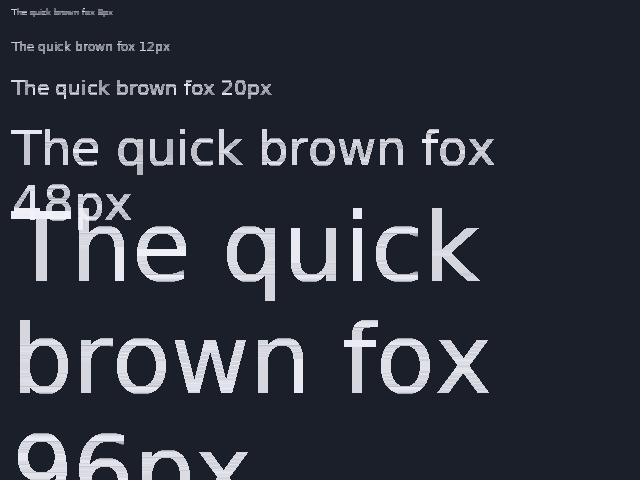
#> input picture docs/notes/apx-269-text-screenshot/text-screenshot/freetype/sizes.png, 640 x 480 px, found by its file name; the run also reads 2 pictures not shown here
$ python apx-311-make-compare.py
#> lines starting #> are read from the running program, lines starting #| are printed output that depends on the picture; long printed decimals are rounded
#!/usr/bin/env python3
"""APX-311 evidence: crop metrics + comparison plates (not part of the product)."""

from __future__ import annotations

import os
from pathlib import Path

from PIL import Image, ImageDraw, ImageFont, ImageChops, ImageEnhance, ImageOps

ROOT = Path(__file__).resolve().parent
NOW = ROOT / "apx-311-text-screenshot/text-screenshot/msdf"
OLD = ROOT / "apx-269-text-screenshot/text-screenshot/msdf"
FT = ROOT / "apx-269-text-screenshot/text-screenshot/freetype"
OUT = ROOT / "apx-311-text-screenshot/compare"
OUT.mkdir(parents=True, exist_ok=True)

# Rec. 601 luminance
def luma(px):
    r, g, b = px[:3]
    return 0.299 * r + 0.587 * g + 0.114 * b


def load(p: Path) -> Image.Image:
    return Image.open(p).convert("RGB")
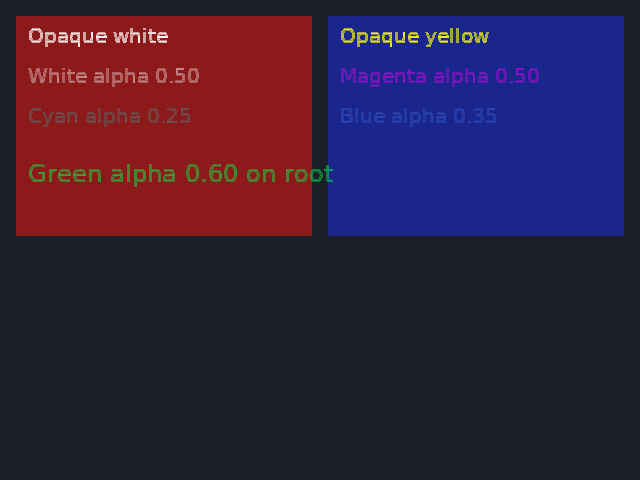
#> input picture docs/notes/apx-269-text-screenshot/text-screenshot/freetype/colors_alpha.png, 640 x 480 px, found by its file name
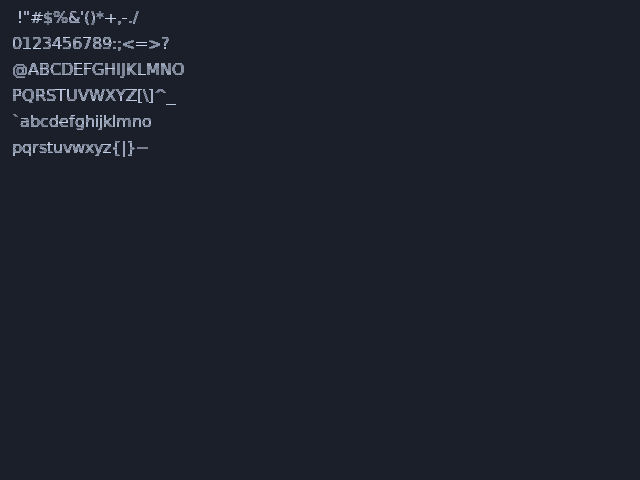
#> input picture docs/notes/apx-269-text-screenshot/text-screenshot/freetype/glyph_grid.png, 640 x 480 px, found by its file name
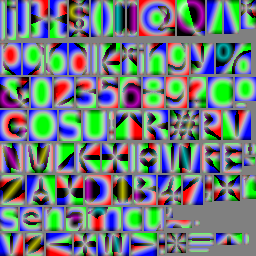
#> input picture docs/notes/apx-269-text-screenshot/text-screenshot/msdf/atlas_msdf.png, 256 x 256 px, found by its file name
#> in load, returned value is the input picture: PIL image 256x256 RGB; mean R, G, B 112.6, 124.4, 127.9


def crop(im: Image.Image, box):
    return im.crop(box)


def ink_stats(im: Image.Image, bg_sample_box=None):
    """Ink = pixels whose luma differs from local background by > 8."""
    px = im.load()
    w, h = im.size
    if bg_sample_box is None:
        # top-left 4x4 mean as background
        acc = 0.0
        n = 0
        for y in range(min(4, h)):
            for x in range(min(4, w)):
                acc += luma(px[x, y])
                n += 1
        bg = acc / max(n, 1)
    else:
        x0, y0, x1, y1 = bg_sample_box
        acc = 0.0
        n = 0
        for y in range(y0, y1):
            for x in range(x0, x1):
                acc += luma(px[x, y])
                n += 1
        bg = acc / max(n, 1)

    ink = 0
    peak = 0.0
    mean_acc = 0.0
    rgb_acc = [0.0, 0.0, 0.0]
    max_rg = 0
    max_rb = 0
    for y in range(h):
        for x in range(w):
            p = px[x, y]
            L = luma(p)
            if abs(L - bg) > 8.0:
                ink += 1
                peak = max(peak, L)
                mean_acc += L
                rgb_acc[0] += p[0]
                rgb_acc[1] += p[1]
                rgb_acc[2] += p[2]
                max_rg = max(max_rg, abs(p[0] - p[1]))
                max_rb = max(max_rb, abs(p[0] - p[2]))
    mean_L = (mean_acc / ink) if ink else 0.0
    mean_rgb = tuple(c / ink for c in rgb_acc) if ink else (0, 0, 0)
    return {
        "ink": ink,
        "peakL": peak,
        "meanL": mean_L,
        "meanRGB": mean_rgb,
        "max_rg": max_rg,
        "max_rb": max_rb,
        "bg": bg,
        "w": w,
        "h": h,
    }


def nearest_up(im: Image.Image, scale: int) -> Image.Image:
    return im.resize((im.width * scale, im.height * scale), Image.NEAREST)


def label_plate(im: Image.Image, text: str) -> Image.Image:
#> called with text = 'now MSDF (APX-311)'
    pad = 18
    out = Image.new("RGB", (im.width, im.height + pad), (18, 20, 24))
    out.paste(im, (0, pad))
    d = ImageDraw.Draw(out)
    d.text((4, 2), text, fill=(220, 220, 230))
    return out


def hstack(imgs, gap=6, bg=(12, 14, 18)):
#> called with gap = 6, bg = (12, 14, 18)
    h = max(i.height for i in imgs)
#> h = 498
    w = sum(i.width for i in imgs) + gap * (len(imgs) - 1)
#> w = 1932
    out = Image.new("RGB", (w, h), bg)
#> out: PIL image 1932x498 RGB
    x = 0
    for i in imgs:
        out.paste(i, (x, 0))
        x += i.width + gap
#> this loop made 3 passes
#> x on passes 1 to 3: 646, 1292, 1938
#> after the loop, x = 1938
    return out


def vstack(imgs, gap=6, bg=(12, 14, 18)):
    w = max(i.width for i in imgs)
    h = sum(i.height for i in imgs) + gap * (len(imgs) - 1)
    out = Image.new("RGB", (w, h), bg)
    y = 0
    for i in imgs:
        out.paste(i, (0, y))
        y += i.height + gap
    return out


def diff_x(a: Image.Image, b: Image.Image, scale=2) -> Image.Image:
    a = a.convert("RGB")
    b = b.convert("RGB")
    if a.size != b.size:
        b = b.resize(a.size, Image.NEAREST)
    d = ImageChops.difference(a, b)
    # amplify
    enh = ImageEnhance.Brightness(d)
    d = enh.enhance(4.0)
    return nearest_up(d, scale)


def trio(now, ft, old, labels, scale=4):
    plates = [
        label_plate(nearest_up(now, scale), labels[0]),
        label_plate(nearest_up(ft, scale), labels[1]),
        label_plate(nearest_up(old, scale), labels[2]),
    ]
    return hstack(plates)


def first_ink_span(im: Image.Image, y0, y1):
    px = im.load()
    w, h = im.size
    xmin, xmax = w, -1
    ymin, ymax = h, -1
    for y in range(y0, min(y1, h)):
        for x in range(w):
            if luma(px[x, y]) > 40:
                xmin = min(xmin, x)
                xmax = max(xmax, x)
                ymin = min(ymin, y)
                ymax = max(ymax, y)
    return xmin, ymin, xmax, ymax


def main():
    now_sizes = load(NOW / "sizes.png")
    ft_sizes = load(FT / "sizes.png")
    old_sizes = load(OLD / "sizes.png")
    now_pang = load(NOW / "pangram.png")
    ft_pang = load(FT / "pangram.png")
    old_pang = load(OLD / "pangram.png")
    now_col = load(NOW / "colors_alpha.png")
    ft_col = load(FT / "colors_alpha.png")
    old_col = load(OLD / "colors_alpha.png")
    now_sc = load(NOW / "scaled.png")
    ft_sc = load(FT / "scaled.png")
    old_sc = load(OLD / "scaled.png")
    now_gr = load(NOW / "glyph_grid.png")
    ft_gr = load(FT / "glyph_grid.png")
    old_gr = load(OLD / "glyph_grid.png")
    now_at = load(NOW / "atlas_msdf.png")
    old_at = load(OLD / "atlas_msdf.png")

    # Scene-derived crops (640x480, label tops from harness)
    crops = {
        "sizes_8px": (12, 8, 220, 32),
        "sizes_12px": (12, 40, 280, 70),
        "sizes_20px": (12, 76, 360, 116),
        "sizes_48_The": (12, 120, 220, 188),
        "sizes_96_T": (12, 192, 90, 300),
        "sizes_96_brown": (12, 300, 420, 410),
        "pangram_head": (16, 16, 260, 52),
        "pangram_punct": (16, 36, 420, 72),
        "colors_white": (28, 24, 200, 52),
        "colors_yellow": (340, 24, 520, 52),
        "colors_magenta": (340, 64, 560, 94),
        "colors_green": (28, 160, 420, 200),
        "scaled_28px": (16, 16, 520, 56),
        "scaled_6px": (16, 208, 280, 236),
        "grid_row0": (12, 8, 260, 34),
        "grid_last": (12, 138, 280, 170),
        "atlas_tl": (0, 0, 80, 80),
        "atlas_mid": (88, 88, 168, 168),
    }

    # Full-frame side-by-sides at 1x (now | ft | old)
    def sbs3(a, b, c, name):
        plate = hstack(
            [
                label_plate(a, "now MSDF (APX-311)"),
                label_plate(b, "FreeType ref (APX-269)"),
                label_plate(c, "pre-fix MSDF (APX-269)"),
            ]
        )
        plate.save(OUT / f"{name}_side_by_side.png")

    sbs3(now_sizes, ft_sizes, old_sizes, "sizes")
    sbs3(now_pang, ft_pang, old_pang, "pangram")
#> the loop in hstack (call 2), `for i in imgs:` made 3 passes
    sbs3(now_col, ft_col, old_col, "colors_alpha")
    sbs3(now_sc, ft_sc, old_sc, "scaled")
    sbs3(now_gr, ft_gr, old_gr, "glyph_grid")
#> the loop in hstack (call 5), `for i in imgs:` made 3 passes
#> after the loop in hstack (call 5), `for i in imgs:`:
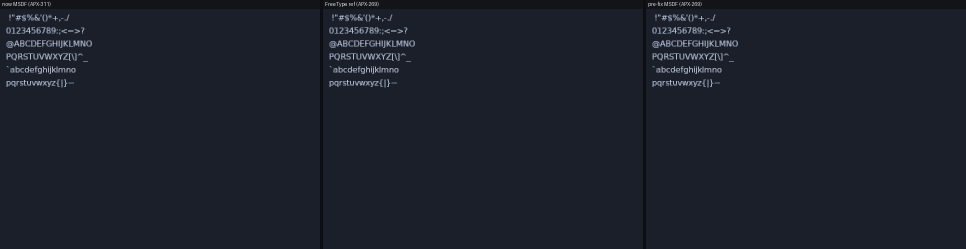
#> out: PIL image 1932x498 RGB (shown at 1/2 size); mean R, G, B 27.5, 32.4, 42.3

    # Diffs now vs ft and now vs old
    for name, a, b, c in (
        ("sizes", now_sizes, ft_sizes, old_sizes),
        ("pangram", now_pang, ft_pang, old_pang),
        ("colors_alpha", now_col, ft_col, old_col),
        ("scaled", now_sc, ft_sc, old_sc),
        ("glyph_grid", now_gr, ft_gr, old_gr),
    ):
        diff_x(a, b, 2).save(OUT / f"{name}_diff_vs_ft_x2.png")
        diff_x(a, c, 2).save(OUT / f"{name}_diff_vs_old_x2.png")
#> this loop made 5 passes
#> name on passes 1 to 5: 'sizes', 'pangram', 'colors_alpha', 'scaled', 'glyph_grid'

    # Zooms / trios
    trio_specs = [
        ("sizes_8px_trio", "sizes", "sizes_8px", 6),
        ("sizes_12px_trio", "sizes", "sizes_12px", 5),
        ("sizes_20px_trio", "sizes", "sizes_20px", 4),
        ("sizes_48_The_trio", "sizes", "sizes_48_The", 3),
        ("sizes_96_T_trio", "sizes", "sizes_96_T", 3),
        ("sizes_96_brown_trio", "sizes", "sizes_96_brown", 2),
        ("pangram_head_trio", "pangram", "pangram_head", 4),
        ("pangram_punct_trio", "pangram", "pangram_punct", 3),
        ("colors_yellow_trio", "colors", "colors_yellow", 4),
        ("colors_white_trio", "colors", "colors_white", 4),
        ("colors_magenta_trio", "colors", "colors_magenta", 4),
        ("colors_green_trio", "colors", "colors_green", 3),
        ("scaled_28px_trio", "scaled", "scaled_28px", 3),
        ("scaled_6px_trio", "scaled", "scaled_6px", 6),
        ("grid_row0_trio", "grid", "grid_row0", 4),
        ("grid_last_trio", "grid", "grid_last", 4),
    ]
    srcs = {
        "sizes": (now_sizes, ft_sizes, old_sizes),
        "pangram": (now_pang, ft_pang, old_pang),
        "colors": (now_col, ft_col, old_col),
        "scaled": (now_sc, ft_sc, old_sc),
        "grid": (now_gr, ft_gr, old_gr),
    }
    for fname, key, crop_name, scale in trio_specs:
        box = crops[crop_name]
        a, b, c = srcs[key]
        plate = trio(
            crop(a, box),
            crop(b, box),
            crop(c, box),
            (f"now {crop_name}", f"FT {crop_name}", f"old {crop_name}"),
            scale=scale,
        )
        plate.save(OUT / f"{fname}.png")
        nearest_up(crop(a, box), scale).save(OUT / f"msdf_{crop_name}_zoom.png")
        nearest_up(crop(b, box), scale).save(OUT / f"freetype_{crop_name}_zoom.png")
        nearest_up(crop(c, box), scale).save(OUT / f"old_{crop_name}_zoom.png")
#> this loop made 16 passes

    # Atlas zooms
    nearest_up(crop(now_at, crops["atlas_tl"]), 6).save(OUT / "atlas_msdf_tl_zoom.png")
    nearest_up(crop(now_at, crops["atlas_mid"]), 6).save(OUT / "atlas_msdf_mid_zoom.png")
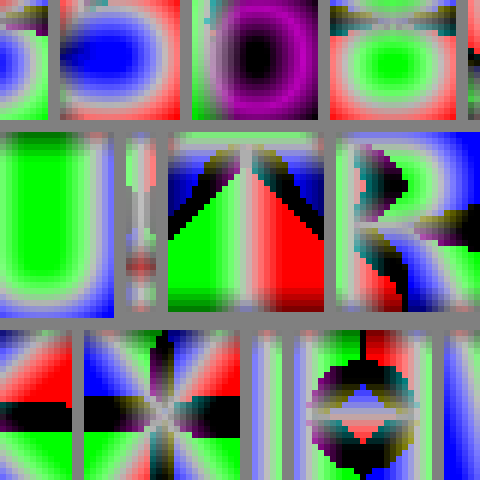
#> saved as atlas_msdf_mid_zoom.png: PIL image 480x480 RGB; mean R, G, B 115.6, 129.5, 120.5
    nearest_up(crop(old_at, crops["atlas_tl"]), 6).save(OUT / "atlas_old_tl_zoom.png")
    hstack(
        [
            label_plate(nearest_up(crop(now_at, crops["atlas_tl"]), 5), "now atlas TL"),
            label_plate(nearest_up(crop(old_at, crops["atlas_tl"]), 5), "old atlas TL"),
        ]
    ).save(OUT / "atlas_tl_compare.png")
#> in hstack (call 22), `h = max(i.height for i in imgs)`: h = 418
#> in hstack (call 22), `w = sum(i.width for i in imgs) + gap * (len(imgs) - 1)`: w = 806
#> after the loop in hstack (call 22), `for i in imgs:`:
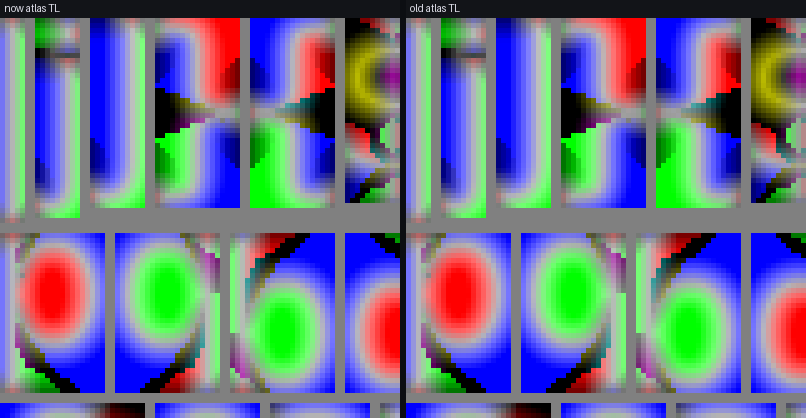
#> out: PIL image 806x418 RGB; mean R, G, B 109.5, 115.4, 138.5
#> after the loop in hstack (call 22), `for i in imgs:`: x = 812

    # Metrics table
    metric_crops = [
        ("sizes 8 px", "sizes", "sizes_8px"),
        ("sizes 12 px", "sizes", "sizes_12px"),
        ("sizes 20 px", "sizes", "sizes_20px"),
        ("sizes 48 The", "sizes", "sizes_48_The"),
        ("sizes 96 T", "sizes", "sizes_96_T"),
        ("sizes 96 brown", "sizes", "sizes_96_brown"),
        ("pangram head", "pangram", "pangram_head"),
        ("pangram whole", "pangram", None),
        ("yellow on blue", "colors", "colors_yellow"),
        ("scaled 28 px", "scaled", "scaled_28px"),
        ("scaled 6 px", "scaled", "scaled_6px"),
    ]
    print("CROP | now ink/peak/mean | FT | old")
    for title, key, cname in metric_crops:
        a, b, c = srcs[key]
        if cname:
            box = crops[cname]
            sa, sb, sc = ink_stats(crop(a, box)), ink_stats(crop(b, box)), ink_stats(crop(c, box))
#> after the loop in ink_stats, `for y in range(min(4, h)):`: acc = 1527.8; n = 16
#> in ink_stats, `bg = acc / max(n, 1)`: bg = 95.49
        else:
            sa, sb, sc = ink_stats(a), ink_stats(b), ink_stats(c)
        print(
            f"{title}: now {sa['ink']}/{sa['peakL']:.1f}/{sa['meanL']:.1f} RGB{tuple(round(x,1) for x in sa['meanRGB'])} "
            f"| FT {sb['ink']}/{sb['peakL']:.1f}/{sb['meanL']:.1f} RGB{tuple(round(x,1) for x in sb['meanRGB'])} "
            f"| old {sc['ink']}/{sc['peakL']:.1f}/{sc['meanL']:.1f} RGB{tuple(round(x,1) for x in sc['meanRGB'])}"
        )
#| sizes 8 px: now 4945/214.6/36.9 RGB(32.4, 37.2, 47.2) | FT 4945/214.6/36.9 RGB(32.4, 37.2, 47.2) | old 4945/214.6/36.9 RGB(32.4, 37.2, 47.2)

    # Channel split on 96 T
    box = crops["sizes_96_T"]
    for name, im in (("now", now_sizes), ("FT", ft_sizes), ("old", old_sizes)):
        s = ink_stats(crop(im, box))
        print(f"96T {name} max|R-G|={s['max_rg']} max|R-B|={s['max_rb']}")
#| 96T now max|R-G|=2 max|R-B|=11

    # Layout: first ink row of glyph_grid
    for name, im in (("now", now_gr), ("FT", ft_gr), ("old", old_gr)):
        span = first_ink_span(im, 0, 40)
        print(f"grid first-ink {name}: x={span[0]}..{span[2]} (span {span[2]-span[0]}) y={span[1]}..{span[3]}")
#| grid first-ink now: x=13..168 (span 155) y=11..39

    # Atlas unused texel histogram buckets
    def atlas_hist(im):
        px = im.load()
        w, h = im.size
        black = mid = other = 0
        for y in range(h):
            for x in range(w):
                p = px[x, y]
                if p[0] < 8 and p[1] < 8 and p[2] < 8:
                    black += 1
                elif abs(p[0] - p[1]) < 6 and abs(p[0] - p[2]) < 6 and 110 < p[0] < 150:
                    mid += 1
                else:
                    other += 1
        n = w * h
        return black / n, mid / n, other / n, w, h

    print("atlas now black/mid/other", atlas_hist(now_at))
#| atlas now black/mid/other (0.03157, 0.2078, 0.7606, 256, 256)
    print("atlas old black/mid/other", atlas_hist(old_at))
#| atlas old black/mid/other (0.03157, 0.2078, 0.7606, 256, 256)

    # Horizontal fringe count through 96 T stem (mid-x of crop)
    def fringe_count(im, box):
#> called with box = (12, 192, 90, 300)
        c = crop(im, box)
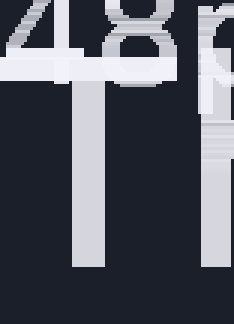
#> c: PIL image 78x108 RGB (shown 3 times larger); mean R, G, B 84.6, 88.2, 97.7
        px = c.load()
        w, h = c.size
        x = w // 3  # through left stem of T
        bg = luma(px[0, 0])
        fringe = 0
        inside = 0
        for y in range(h):
            L = luma(px[x, y])
            d = abs(L - bg)
            if d > 8 and L < 220:
                fringe += 1
            elif L >= 220:
                inside += 1
        return fringe, inside, x

    for name, im in (("now", now_sizes), ("FT", ft_sizes), ("old", old_sizes)):
        print(f"96T stem fringe {name}:", fringe_count(im, crops["sizes_96_T"]))
#| 96T stem fringe now: (62, 11, 26)


if __name__ == "__main__":
    main()
